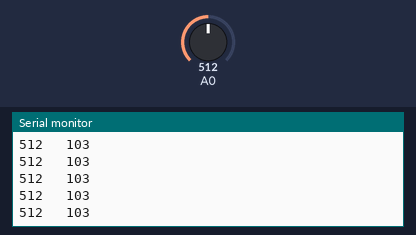
A sketch run on a simulated Arduino Uno, built with avr-gcc and run on an emulated ATmega328P. Shown: the last lines printed to the serial monitor. The inputs (shaded band) are chosen by the test bench; at power-on: A0 = 512.

Above: at 2.7 s.
2.8 s: A0 set to 988
At 3.7 s:
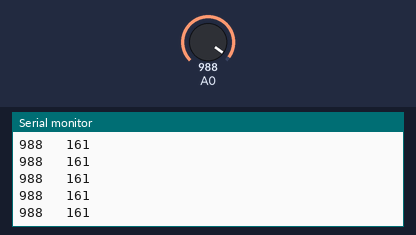
5.8 s: A0 set to 1010
At 6.4 s:
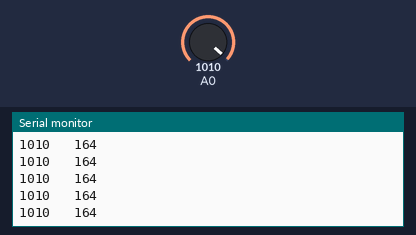
Timing chart, 0 to 8.8 s (numbered marks = the images above; inputs shaded):
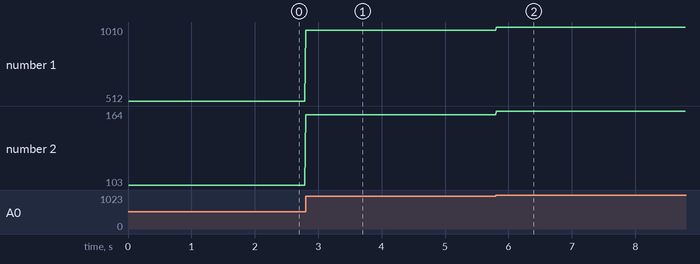

The sketch:

bluetooth_transmitter_modify2.ino
```cpp
#include <Servo.h>
#include <SoftwareSerial.h>

Servo servoA;
SoftwareSerial Bluetooth(2,3);

void setup(){
  Serial.begin(9600);
  Bluetooth.begin(9600);
  Serial.println("Bluetooth On");
}

void loop(){
  int var = analogRead(A0);
  Serial.print(var);
  int t_var=map(var,0,650,40,120);
  t_var = constrain(t_var, 0,255);
  Serial.print("   ");
  Serial.println(t_var);
  Bluetooth.write(t_var);
  delay(10);
}
```

Measured:
- after the input at 2.8 s, the serial monitor: prints a new line at once (image 1)
- after the input at 5.8 s, the serial monitor: prints a new line at once (image 2)
- plotted number 1: 512 → 988 after the input at 2.8 s, 988 → 1010 after the input at 5.8 s
- plotted number 2: 103 → 161 after the input at 2.8 s, 161 → 164 after the input at 5.8 s
